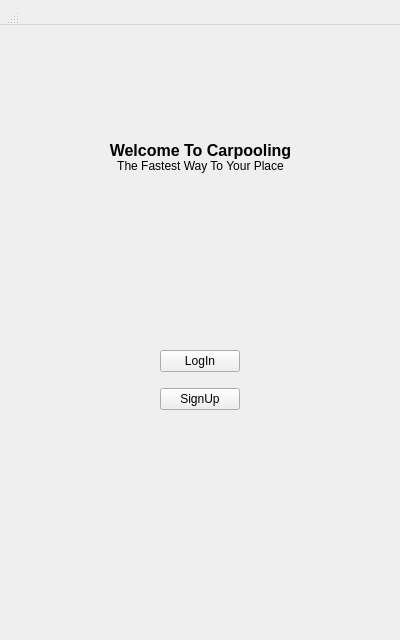
<?xml version="1.0" encoding="UTF-8"?>
<ui version="4.0">
 <class>start</class>
 <widget class="QWidget" name="start">
  <property name="enabled">
   <bool>true</bool>
  </property>
  <property name="geometry">
   <rect>
    <x>0</x>
    <y>0</y>
    <width>400</width>
    <height>640</height>
   </rect>
  </property>
  <property name="minimumSize">
   <size>
    <width>400</width>
    <height>640</height>
   </size>
  </property>
  <property name="maximumSize">
   <size>
    <width>400</width>
    <height>640</height>
   </size>
  </property>
  <property name="windowTitle">
   <string>SmartGuizGen</string>
  </property>
  <property name="layoutDirection">
   <enum>Qt::LayoutDirection::LeftToRight</enum>
  </property>
  <property name="styleSheet">
   <string notr="true"/>
  </property>
  <widget class="QWidget" name="centralwidget" native="true">
   <property name="geometry">
    <rect>
     <x>0</x>
     <y>0</y>
     <width>401</width>
     <height>540</height>
    </rect>
   </property>
   <widget class="QLabel" name="label_2">
    <property name="geometry">
     <rect>
      <x>0</x>
      <y>150</y>
      <width>401</width>
      <height>31</height>
     </rect>
    </property>
    <property name="text">
     <string>The Fastest Way To Your Place</string>
    </property>
    <property name="alignment">
     <set>Qt::AlignmentFlag::AlignCenter</set>
    </property>
   </widget>
   <widget class="QLabel" name="label">
    <property name="geometry">
     <rect>
      <x>0</x>
      <y>120</y>
      <width>401</width>
      <height>61</height>
     </rect>
    </property>
    <property name="font">
     <font>
      <pointsize>12</pointsize>
      <bold>true</bold>
     </font>
    </property>
    <property name="text">
     <string>Welcome To Carpooling</string>
    </property>
    <property name="alignment">
     <set>Qt::AlignmentFlag::AlignCenter</set>
    </property>
   </widget>
   <widget class="QWidget" name="verticalLayoutWidget">
    <property name="geometry">
     <rect>
      <x>0</x>
      <y>340</y>
      <width>401</width>
      <height>80</height>
     </rect>
    </property>
    <layout class="QVBoxLayout" name="verticalLayout">
     <item alignment="Qt::AlignmentFlag::AlignHCenter">
      <widget class="QPushButton" name="LogInButton">
       <property name="styleSheet">
        <string notr="true">#signInButton {
         border-radius: 40px;
         }</string>
       </property>
       <property name="text">
        <string>LogIn</string>
       </property>
      </widget>
     </item>
     <item alignment="Qt::AlignmentFlag::AlignHCenter">
      <widget class="QPushButton" name="SignUpButton">
       <property name="text">
        <string>SignUp</string>
       </property>
      </widget>
     </item>
    </layout>
   </widget>
  </widget>
  <widget class="QMenuBar" name="menubar">
   <property name="geometry">
    <rect>
     <x>0</x>
     <y>0</y>
     <width>400</width>
     <height>25</height>
    </rect>
   </property>
  </widget>
  <widget class="QStatusBar" name="statusbar">
   <property name="geometry">
    <rect>
     <x>0</x>
     <y>0</y>
     <width>20</width>
     <height>25</height>
    </rect>
   </property>
  </widget>
 </widget>
 <resources/>
 <connections/>
</ui>
